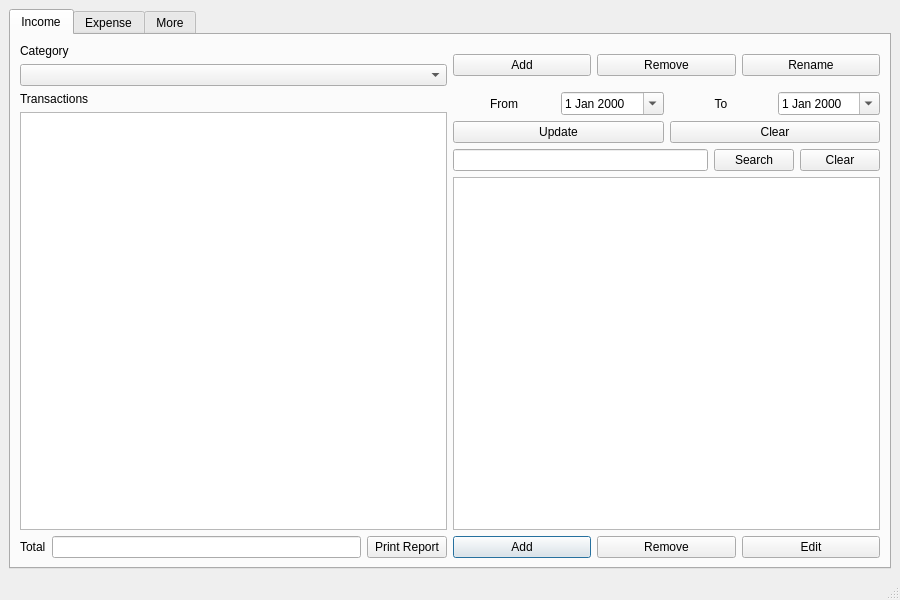
<?xml version="1.0" encoding="UTF-8"?>
<ui version="4.0">
 <class>MainWindow</class>
 <widget class="QMainWindow" name="MainWindow">
  <property name="geometry">
   <rect>
    <x>0</x>
    <y>0</y>
    <width>900</width>
    <height>600</height>
   </rect>
  </property>
  <property name="windowTitle">
   <string>MainWindow</string>
  </property>
  <widget class="QWidget" name="centralwidget">
   <layout class="QVBoxLayout" name="verticalLayout">
    <item>
     <widget class="QTabWidget" name="tabWidget">
      <property name="currentIndex">
       <number>0</number>
      </property>
      <widget class="QWidget" name="income_tab">
       <attribute name="title">
        <string>Income</string>
       </attribute>
       <layout class="QVBoxLayout" name="verticalLayout_4">
        <item>
         <layout class="QVBoxLayout" name="verticalLayout_3">
          <item>
           <layout class="QHBoxLayout" name="horizontalLayout_8">
            <item>
             <layout class="QVBoxLayout" name="verticalLayout_7">
              <item>
               <widget class="QLabel" name="label_5">
                <property name="text">
                 <string>Category</string>
                </property>
               </widget>
              </item>
              <item>
               <widget class="QComboBox" name="inCat_comboBox"/>
              </item>
             </layout>
            </item>
            <item>
             <layout class="QHBoxLayout" name="horizontalLayout_9">
              <item>
               <widget class="QPushButton" name="inCatAdd_pushButton">
                <property name="text">
                 <string>Add</string>
                </property>
               </widget>
              </item>
              <item>
               <widget class="QPushButton" name="inCatRemove_pushButton">
                <property name="text">
                 <string>Remove</string>
                </property>
               </widget>
              </item>
              <item>
               <widget class="QPushButton" name="inCatRename_pushButton">
                <property name="text">
                 <string>Rename</string>
                </property>
               </widget>
              </item>
             </layout>
            </item>
           </layout>
          </item>
          <item>
           <layout class="QHBoxLayout" name="horizontalLayout_2">
            <item>
             <layout class="QVBoxLayout" name="verticalLayout_2">
              <item>
               <widget class="QLabel" name="label_6">
                <property name="text">
                 <string>Transactions</string>
                </property>
               </widget>
              </item>
              <item>
               <widget class="QTableWidget" name="inTrans_tableWidget">
                <property name="sortingEnabled">
                 <bool>false</bool>
                </property>
               </widget>
              </item>
              <item>
               <layout class="QHBoxLayout" name="horizontalLayout">
                <item>
                 <widget class="QLabel" name="label">
                  <property name="text">
                   <string>Total</string>
                  </property>
                 </widget>
                </item>
                <item>
                 <widget class="QLineEdit" name="inTotal_lineEdit">
                  <property name="readOnly">
                   <bool>true</bool>
                  </property>
                 </widget>
                </item>
                <item>
                 <widget class="QPushButton" name="inReport_pushButton">
                  <property name="text">
                   <string>Print Report</string>
                  </property>
                 </widget>
                </item>
               </layout>
              </item>
             </layout>
            </item>
            <item>
             <layout class="QVBoxLayout" name="verticalLayout_9">
              <item>
               <layout class="QHBoxLayout" name="horizontalLayout_11">
                <item>
                 <widget class="QLabel" name="label_7">
                  <property name="text">
                   <string>From</string>
                  </property>
                  <property name="alignment">
                   <set>Qt::AlignCenter</set>
                  </property>
                 </widget>
                </item>
                <item>
                 <widget class="QDateEdit" name="inStartDate_dateEdit">
                  <property name="calendarPopup">
                   <bool>true</bool>
                  </property>
                 </widget>
                </item>
                <item>
                 <widget class="QLabel" name="label_8">
                  <property name="text">
                   <string>To</string>
                  </property>
                  <property name="alignment">
                   <set>Qt::AlignCenter</set>
                  </property>
                 </widget>
                </item>
                <item>
                 <widget class="QDateEdit" name="inEndDate_dateEdit">
                  <property name="calendarPopup">
                   <bool>true</bool>
                  </property>
                 </widget>
                </item>
               </layout>
              </item>
              <item>
               <layout class="QHBoxLayout" name="horizontalLayout_12">
                <item>
                 <widget class="QPushButton" name="inDateUpdate_pushButton">
                  <property name="text">
                   <string>Update</string>
                  </property>
                 </widget>
                </item>
                <item>
                 <widget class="QPushButton" name="inDateClear_pushButton">
                  <property name="text">
                   <string>Clear</string>
                  </property>
                 </widget>
                </item>
               </layout>
              </item>
              <item>
               <layout class="QHBoxLayout" name="horizontalLayout_13">
                <item>
                 <widget class="QLineEdit" name="inKey_lineEdit"/>
                </item>
                <item>
                 <widget class="QPushButton" name="inSearchKey_pushButton">
                  <property name="text">
                   <string>Search</string>
                  </property>
                 </widget>
                </item>
                <item>
                 <widget class="QPushButton" name="inClearKey_pushButton">
                  <property name="text">
                   <string>Clear</string>
                  </property>
                 </widget>
                </item>
               </layout>
              </item>
              <item>
               <widget class="QTextEdit" name="inDescrip_textEdit">
                <property name="readOnly">
                 <bool>true</bool>
                </property>
               </widget>
              </item>
              <item>
               <layout class="QHBoxLayout" name="horizontalLayout_14">
                <item>
                 <widget class="QPushButton" name="inTransAdd_pushButton">
                  <property name="text">
                   <string>Add</string>
                  </property>
                  <property name="default">
                   <bool>true</bool>
                  </property>
                 </widget>
                </item>
                <item>
                 <widget class="QPushButton" name="inTransRemove_pushButton">
                  <property name="text">
                   <string>Remove</string>
                  </property>
                 </widget>
                </item>
                <item>
                 <widget class="QPushButton" name="inTransEdit_pushButton">
                  <property name="text">
                   <string>Edit</string>
                  </property>
                 </widget>
                </item>
               </layout>
              </item>
             </layout>
            </item>
           </layout>
          </item>
         </layout>
        </item>
       </layout>
      </widget>
      <widget class="QWidget" name="expense_tab">
       <attribute name="title">
        <string>Expense</string>
       </attribute>
       <layout class="QVBoxLayout" name="verticalLayout_8">
        <item>
         <layout class="QVBoxLayout" name="verticalLayout_6">
          <item>
           <layout class="QHBoxLayout" name="horizontalLayout_15">
            <item>
             <layout class="QVBoxLayout" name="verticalLayout_12">
              <item>
               <widget class="QLabel" name="label_9">
                <property name="text">
                 <string>Category</string>
                </property>
               </widget>
              </item>
              <item>
               <widget class="QComboBox" name="exCat_comboBox"/>
              </item>
             </layout>
            </item>
            <item>
             <layout class="QHBoxLayout" name="horizontalLayout_16">
              <item>
               <widget class="QPushButton" name="exCatAdd_pushButton">
                <property name="text">
                 <string>Add</string>
                </property>
               </widget>
              </item>
              <item>
               <widget class="QPushButton" name="exCatRemove_pushButton">
                <property name="text">
                 <string>Remove</string>
                </property>
               </widget>
              </item>
              <item>
               <widget class="QPushButton" name="exCatRename_pushButton">
                <property name="text">
                 <string>Rename</string>
                </property>
               </widget>
              </item>
             </layout>
            </item>
           </layout>
          </item>
          <item>
           <layout class="QHBoxLayout" name="horizontalLayout_4">
            <item>
             <layout class="QVBoxLayout" name="verticalLayout_5">
              <item>
               <widget class="QLabel" name="label_10">
                <property name="text">
                 <string>Transactions</string>
                </property>
               </widget>
              </item>
              <item>
               <widget class="QTableWidget" name="exTrans_tableWidget">
                <property name="sortingEnabled">
                 <bool>false</bool>
                </property>
               </widget>
              </item>
              <item>
               <layout class="QHBoxLayout" name="horizontalLayout_3">
                <item>
                 <widget class="QLabel" name="label_2">
                  <property name="text">
                   <string>Total</string>
                  </property>
                 </widget>
                </item>
                <item>
                 <widget class="QLineEdit" name="exTotal_lineEdit">
                  <property name="readOnly">
                   <bool>true</bool>
                  </property>
                 </widget>
                </item>
                <item>
                 <widget class="QPushButton" name="exReport_pushButton">
                  <property name="text">
                   <string>Print Report</string>
                  </property>
                 </widget>
                </item>
               </layout>
              </item>
             </layout>
            </item>
            <item>
             <layout class="QVBoxLayout" name="verticalLayout_14">
              <item>
               <layout class="QHBoxLayout" name="horizontalLayout_18">
                <item>
                 <widget class="QLabel" name="label_11">
                  <property name="text">
                   <string>From</string>
                  </property>
                  <property name="alignment">
                   <set>Qt::AlignCenter</set>
                  </property>
                 </widget>
                </item>
                <item>
                 <widget class="QDateEdit" name="exStartDate_dateEdit">
                  <property name="calendarPopup">
                   <bool>true</bool>
                  </property>
                 </widget>
                </item>
                <item>
                 <widget class="QLabel" name="label_12">
                  <property name="text">
                   <string>To</string>
                  </property>
                  <property name="alignment">
                   <set>Qt::AlignCenter</set>
                  </property>
                 </widget>
                </item>
                <item>
                 <widget class="QDateEdit" name="exEndDate_dateEdit">
                  <property name="calendarPopup">
                   <bool>true</bool>
                  </property>
                 </widget>
                </item>
               </layout>
              </item>
              <item>
               <layout class="QHBoxLayout" name="horizontalLayout_19">
                <item>
                 <widget class="QPushButton" name="exDateUpdate_pushButton">
                  <property name="text">
                   <string>Update</string>
                  </property>
                 </widget>
                </item>
                <item>
                 <widget class="QPushButton" name="exDateClear_pushButton">
                  <property name="text">
                   <string>Clear</string>
                  </property>
                 </widget>
                </item>
               </layout>
              </item>
              <item>
               <layout class="QHBoxLayout" name="horizontalLayout_20">
                <item>
                 <widget class="QLineEdit" name="exKey_lineEdit"/>
                </item>
                <item>
                 <widget class="QPushButton" name="exSearchKey_pushButton">
                  <property name="text">
                   <string>Search</string>
                  </property>
                 </widget>
                </item>
                <item>
                 <widget class="QPushButton" name="exClearKey_pushButton">
                  <property name="text">
                   <string>Clear</string>
                  </property>
                 </widget>
                </item>
               </layout>
              </item>
              <item>
               <widget class="QTextEdit" name="exDescrip_textEdit">
                <property name="readOnly">
                 <bool>true</bool>
                </property>
               </widget>
              </item>
              <item>
               <layout class="QHBoxLayout" name="horizontalLayout_21">
                <item>
                 <widget class="QPushButton" name="exTransAdd_pushButton">
                  <property name="text">
                   <string>Add</string>
                  </property>
                  <property name="default">
                   <bool>true</bool>
                  </property>
                 </widget>
                </item>
                <item>
                 <widget class="QPushButton" name="exTransRemove_pushButton">
                  <property name="text">
                   <string>Remove</string>
                  </property>
                 </widget>
                </item>
                <item>
                 <widget class="QPushButton" name="exTransEdit_pushButton">
                  <property name="text">
                   <string>Edit</string>
                  </property>
                 </widget>
                </item>
               </layout>
              </item>
             </layout>
            </item>
           </layout>
          </item>
         </layout>
        </item>
       </layout>
      </widget>
      <widget class="QWidget" name="more_tab">
       <attribute name="title">
        <string>More</string>
       </attribute>
       <layout class="QVBoxLayout" name="verticalLayout_17">
        <item>
         <layout class="QVBoxLayout" name="verticalLayout_16">
          <item>
           <spacer name="verticalSpacer_5">
            <property name="orientation">
             <enum>Qt::Vertical</enum>
            </property>
            <property name="sizeHint" stdset="0">
             <size>
              <width>20</width>
              <height>40</height>
             </size>
            </property>
           </spacer>
          </item>
          <item>
           <layout class="QHBoxLayout" name="horizontalLayout_22">
            <item>
             <widget class="QLabel" name="label_13">
              <property name="text">
               <string>Income Files</string>
              </property>
             </widget>
            </item>
            <item>
             <widget class="QPushButton" name="inReadFile_pushButton">
              <property name="text">
               <string>Import</string>
              </property>
             </widget>
            </item>
            <item>
             <widget class="QPushButton" name="inGetFile_pushButton">
              <property name="text">
               <string>Export</string>
              </property>
             </widget>
            </item>
           </layout>
          </item>
          <item>
           <spacer name="verticalSpacer">
            <property name="orientation">
             <enum>Qt::Vertical</enum>
            </property>
            <property name="sizeHint" stdset="0">
             <size>
              <width>20</width>
              <height>40</height>
             </size>
            </property>
           </spacer>
          </item>
          <item>
           <layout class="QHBoxLayout" name="horizontalLayout_23">
            <item>
             <widget class="QLabel" name="label_14">
              <property name="text">
               <string>Expense Files</string>
              </property>
             </widget>
            </item>
            <item>
             <widget class="QPushButton" name="exReadFile_pushButton">
              <property name="text">
               <string>Import</string>
              </property>
             </widget>
            </item>
            <item>
             <widget class="QPushButton" name="exGetFile_pushButton">
              <property name="text">
               <string>Export</string>
              </property>
             </widget>
            </item>
           </layout>
          </item>
          <item>
           <spacer name="verticalSpacer_2">
            <property name="orientation">
             <enum>Qt::Vertical</enum>
            </property>
            <property name="sizeHint" stdset="0">
             <size>
              <width>20</width>
              <height>40</height>
             </size>
            </property>
           </spacer>
          </item>
          <item>
           <layout class="QHBoxLayout" name="horizontalLayout_24">
            <item>
             <widget class="QLabel" name="label_15">
              <property name="text">
               <string>Font</string>
              </property>
             </widget>
            </item>
            <item>
             <widget class="QFontComboBox" name="fontComboBox">
              <property name="currentFont">
               <font>
                <family>Arial</family>
                <pointsize>10</pointsize>
               </font>
              </property>
             </widget>
            </item>
            <item>
             <widget class="QComboBox" name="fontSize_comboBox">
              <property name="currentIndex">
               <number>0</number>
              </property>
              <item>
               <property name="text">
                <string>8</string>
               </property>
              </item>
              <item>
               <property name="text">
                <string>9</string>
               </property>
              </item>
              <item>
               <property name="text">
                <string>10</string>
               </property>
              </item>
              <item>
               <property name="text">
                <string>11</string>
               </property>
              </item>
              <item>
               <property name="text">
                <string>12</string>
               </property>
              </item>
              <item>
               <property name="text">
                <string>13</string>
               </property>
              </item>
              <item>
               <property name="text">
                <string>14</string>
               </property>
              </item>
              <item>
               <property name="text">
                <string>15</string>
               </property>
              </item>
              <item>
               <property name="text">
                <string>16</string>
               </property>
              </item>
              <item>
               <property name="text">
                <string>17</string>
               </property>
              </item>
              <item>
               <property name="text">
                <string>18</string>
               </property>
              </item>
              <item>
               <property name="text">
                <string>19</string>
               </property>
              </item>
              <item>
               <property name="text">
                <string>20</string>
               </property>
              </item>
              <item>
               <property name="text">
                <string>21</string>
               </property>
              </item>
              <item>
               <property name="text">
                <string>22</string>
               </property>
              </item>
              <item>
               <property name="text">
                <string>23</string>
               </property>
              </item>
              <item>
               <property name="text">
                <string>24</string>
               </property>
              </item>
             </widget>
            </item>
            <item>
             <widget class="QPushButton" name="fontUpdate_pushButton">
              <property name="text">
               <string>Update</string>
              </property>
              <property name="default">
               <bool>true</bool>
              </property>
             </widget>
            </item>
           </layout>
          </item>
          <item>
           <spacer name="verticalSpacer_3">
            <property name="orientation">
             <enum>Qt::Vertical</enum>
            </property>
            <property name="sizeHint" stdset="0">
             <size>
              <width>20</width>
              <height>40</height>
             </size>
            </property>
           </spacer>
          </item>
          <item>
           <layout class="QHBoxLayout" name="horizontalLayout_25">
            <item>
             <widget class="QLabel" name="label_16">
              <property name="text">
               <string>Accounts &amp; Passwords</string>
              </property>
             </widget>
            </item>
            <item>
             <widget class="QPushButton" name="accountsEdit_pushButton">
              <property name="text">
               <string>Edit</string>
              </property>
             </widget>
            </item>
           </layout>
          </item>
          <item>
           <spacer name="verticalSpacer_4">
            <property name="orientation">
             <enum>Qt::Vertical</enum>
            </property>
            <property name="sizeHint" stdset="0">
             <size>
              <width>20</width>
              <height>40</height>
             </size>
            </property>
           </spacer>
          </item>
          <item>
           <widget class="QPushButton" name="exit_pushButton">
            <property name="text">
             <string>Save and Exit</string>
            </property>
           </widget>
          </item>
         </layout>
        </item>
       </layout>
      </widget>
     </widget>
    </item>
   </layout>
  </widget>
  <widget class="QMenuBar" name="menubar">
   <property name="geometry">
    <rect>
     <x>0</x>
     <y>0</y>
     <width>900</width>
     <height>26</height>
    </rect>
   </property>
  </widget>
  <widget class="QStatusBar" name="statusbar"/>
 </widget>
 <tabstops>
  <tabstop>tabWidget</tabstop>
  <tabstop>inCat_comboBox</tabstop>
  <tabstop>inCatAdd_pushButton</tabstop>
  <tabstop>inCatRemove_pushButton</tabstop>
  <tabstop>inCatRename_pushButton</tabstop>
  <tabstop>inStartDate_dateEdit</tabstop>
  <tabstop>inEndDate_dateEdit</tabstop>
  <tabstop>inDateUpdate_pushButton</tabstop>
  <tabstop>inDateClear_pushButton</tabstop>
  <tabstop>inKey_lineEdit</tabstop>
  <tabstop>inSearchKey_pushButton</tabstop>
  <tabstop>inClearKey_pushButton</tabstop>
  <tabstop>inTransAdd_pushButton</tabstop>
  <tabstop>inTransRemove_pushButton</tabstop>
  <tabstop>inTransEdit_pushButton</tabstop>
  <tabstop>inReport_pushButton</tabstop>
  <tabstop>inTrans_tableWidget</tabstop>
  <tabstop>inDescrip_textEdit</tabstop>
  <tabstop>exCat_comboBox</tabstop>
  <tabstop>exCatAdd_pushButton</tabstop>
  <tabstop>exCatRemove_pushButton</tabstop>
  <tabstop>exCatRename_pushButton</tabstop>
  <tabstop>exStartDate_dateEdit</tabstop>
  <tabstop>exEndDate_dateEdit</tabstop>
  <tabstop>exDateUpdate_pushButton</tabstop>
  <tabstop>exDateClear_pushButton</tabstop>
  <tabstop>exKey_lineEdit</tabstop>
  <tabstop>exSearchKey_pushButton</tabstop>
  <tabstop>exClearKey_pushButton</tabstop>
  <tabstop>exTransAdd_pushButton</tabstop>
  <tabstop>exTransRemove_pushButton</tabstop>
  <tabstop>exTransEdit_pushButton</tabstop>
  <tabstop>exReport_pushButton</tabstop>
  <tabstop>exTrans_tableWidget</tabstop>
  <tabstop>exDescrip_textEdit</tabstop>
  <tabstop>inReadFile_pushButton</tabstop>
  <tabstop>inGetFile_pushButton</tabstop>
  <tabstop>exReadFile_pushButton</tabstop>
  <tabstop>exGetFile_pushButton</tabstop>
  <tabstop>fontComboBox</tabstop>
  <tabstop>fontSize_comboBox</tabstop>
  <tabstop>fontUpdate_pushButton</tabstop>
  <tabstop>accountsEdit_pushButton</tabstop>
  <tabstop>exit_pushButton</tabstop>
 </tabstops>
 <resources/>
 <connections/>
</ui>
